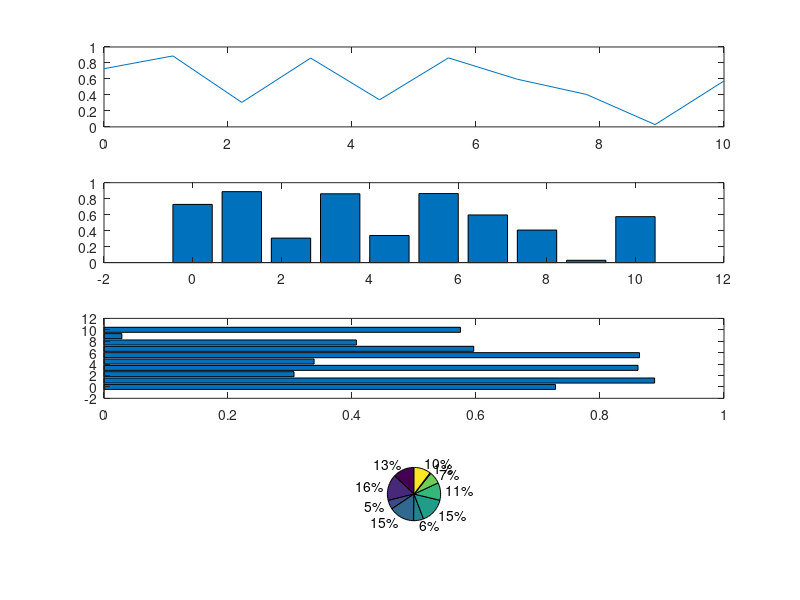

MATLAB code to generate this figure:
% 使用 NewFigure 函数创建一个图形窗口
figure('Name','Plot Types');
x = linspace(0,10,10);
y = rand(1,10);

% 使用subplot以减少图形数目
subplot(4,1,1) % 二维线图(4,1,1);4行，1列，此子图在第1个位置
plot(x,y); 
subplot(4,1,2);
bar(x,y); % 二维垂直条形图
subplot(4,1,3);
barh(x,y); % 二维水平条形图
ax4 = subplot(4,1,4);
pie(y) % 饼图
colormap(ax4,'default') % default可以改为gray